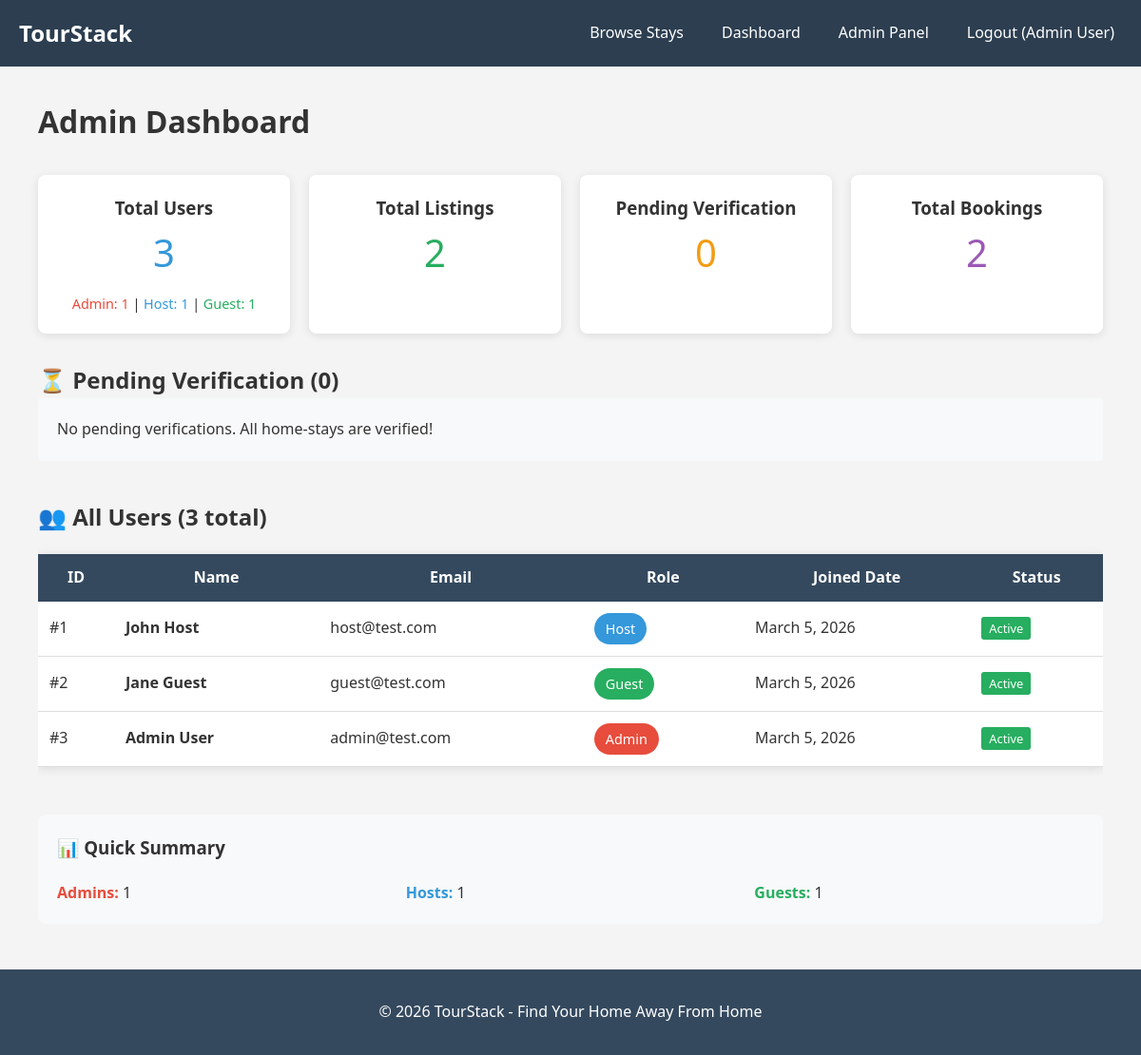
/index.php?page=admin-dashboard (signed in), run on an earlier commit of the app's database.
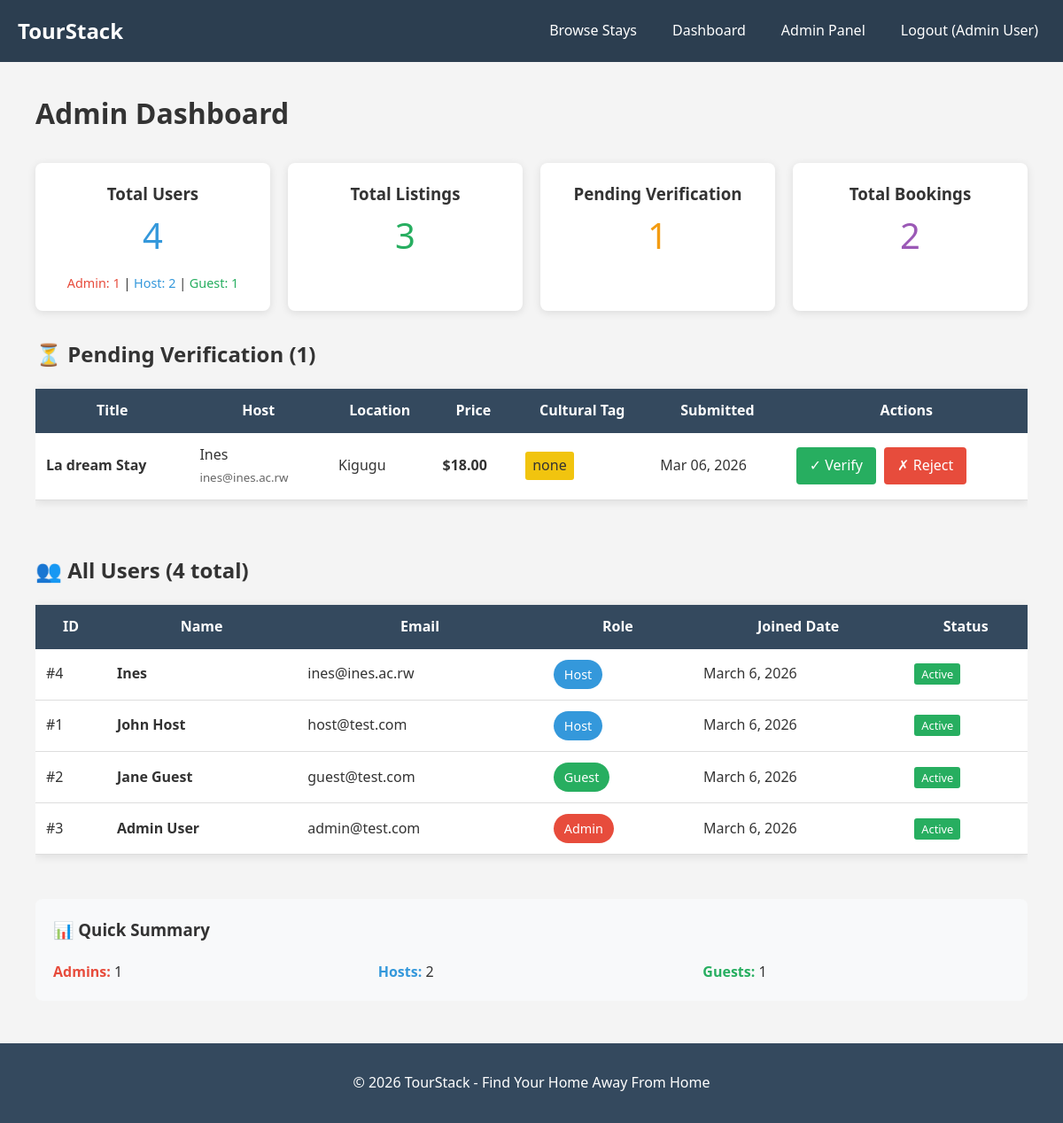
And on a later commit of the database.
### tables this page shows
CREATE TABLE `users` (
  `id` int(11) NOT NULL,
  `name` varchar(100) NOT NULL,
  `email` varchar(100) NOT NULL,
  `password` varchar(255) NOT NULL,
  `role` enum('host','guest','admin') DEFAULT 'guest',
  `created_at` timestamp NOT NULL DEFAULT current_timestamp()
);

CREATE TABLE `homestays` (
  `id` int(11) NOT NULL,
  `host_id` int(11) NOT NULL,
  `title` varchar(200) NOT NULL,
  `description` text DEFAULT NULL,
  `price` decimal(10,2) NOT NULL,
  `location` varchar(200) NOT NULL,
  `cultural_tag` enum('Imigongo','volcanic stone','traditional','none') DEFAULT 'none',
  `image` varchar(255) DEFAULT 'placeholder.jpg',
  `verified` tinyint(1) DEFAULT 0,
  `created_at` timestamp NOT NULL DEFAULT current_timestamp()
);

### admin-dashboard.php (the view, shortened to what the changed rows need)
<?php
require_once 'config.php';
$unverified_sql = "
    SELECT h.*, u.name as host_name, u.email as host_email
    FROM homestays h
    JOIN users u ON h.host_id = u.id
    WHERE h.verified = 0
    ORDER BY h.created_at DESC
";
$unverified = $conn->query($unverified_sql);
$users_sql = "SELECT id, name, email, role, created_at FROM users ORDER BY created_at DESC";
$users = $conn->query($users_sql);
$stats_sql = "
    SELECT
        (SELECT COUNT(*) FROM users) as total_users,
        (SELECT COUNT(*) FROM homestays) as total_listings,
        (SELECT COUNT(*) FROM homestays WHERE verified = 0) as pending_verification,
        (SELECT COUNT(*) FROM bookings) as total_bookings
";
$stats = $conn->query($stats_sql)->fetch_assoc();
$role_counts_sql = "
    SELECT
        SUM(CASE WHEN role = 'admin' THEN 1 ELSE 0 END) as admin_count,
        SUM(CASE WHEN role = 'host' THEN 1 ELSE 0 END) as host_count,
        SUM(CASE WHEN role = 'guest' THEN 1 ELSE 0 END) as guest_count
    FROM users
";
$role_counts = $conn->query($role_counts_sql)->fetch_assoc();
?>
<div class="container">
    <h1>Admin Dashboard</h1>
    <div class="stats-grid" style="display: grid; grid-template-columns: repeat(auto-fit, minmax(200px, 1fr)); gap: 20px; margin: 30px 0;">
        <div class="stat-card" style="background: white; padding: 20px; border-radius: 8px; box-shadow: 0 2px 10px rgba(0,0,0,0.1); text-align: center;">
            <h3>Total Users</h3>
            <p style="font-size: 2.5em; color: #3498db;"><?php echo $stats['total_users']; ?></p>
            <div style="font-size: 0.9em; margin-top: 10px;">
                <span style="color: #e74c3c;">Admin: <?php echo $role_counts['admin_count']; ?></span> |
                <span style="color: #3498db;">Host: <?php echo $role_counts['host_count']; ?></span> |
                <span style="color: #27ae60;">Guest: <?php echo $role_counts['guest_count']; ?></span>
            </div>
        </div>
        <div class="stat-card" style="background: white; padding: 20px; border-radius: 8px; box-shadow: 0 2px 10px rgba(0,0,0,0.1); text-align: center;">
            <h3>Total Listings</h3>
            <p style="font-size: 2.5em; color: #27ae60;"><?php echo $stats['total_listings']; ?></p>
        </div>
        <div class="stat-card" style="background: white; padding: 20px; border-radius: 8px; box-shadow: 0 2px 10px rgba(0,0,0,0.1); text-align: center;">
            <h3>Pending Verification</h3>
            <p style="font-size: 2.5em; color: #f39c12;"><?php echo $stats['pending_verification']; ?></p>
        </div>
        <div class="stat-card" style="background: white; padding: 20px; border-radius: 8px; box-shadow: 0 2px 10px rgba(0,0,0,0.1); text-align: center;">
            <h3>Total Bookings</h3>
            <p style="font-size: 2.5em; color: #9b59b6;"><?php echo $stats['total_bookings']; ?></p>
        </div>
    </div>
    <h2>⏳ Pending Verification (<?php echo $stats['pending_verification']; ?>)</h2>
    <?php if ($unverified && $unverified->num_rows > 0): ?>
        <div style="overflow-x: auto;">
            <table style="width: 100%; border-collapse: collapse; margin: 20px 0; background: white; box-shadow: 0 2px 10px rgba(0,0,0,0.1);">
                <thead style="background: #34495e; color: white;">
                    <tr>
                        <th style="padding: 12px;">Title</th>
                        <th style="padding: 12px;">Host</th>
                        <th style="padding: 12px;">Location</th>
                        <th style="padding: 12px;">Price</th>
                        <th style="padding: 12px;">Cultural Tag</th>
                        <th style="padding: 12px;">Submitted</th>
                        <th style="padding: 12px;">Actions</th>
                    </tr>
                </thead>
                <tbody>
                    <?php while($stay = $unverified->fetch_assoc()): ?>
                        <tr style="border-bottom: 1px solid #ddd;">
                            <td style="padding: 12px;"><strong><?php echo $stay['title']; ?></strong></td>
                            <td style="padding: 12px;">
                                <?php echo $stay['host_name']; ?><br>
                                <small style="color: #666;"><?php echo $stay['host_email']; ?></small>
                            </td>
                            <td style="padding: 12px;"><?php echo $stay['location']; ?></td>
                            <td style="padding: 12px;"><strong>$<?php echo $stay['price']; ?></strong></td>
                            <td style="padding: 12px;">
                                <span style="background: #f1c40f; padding: 3px 8px; border-radius: 3px; display: inline-block;">
                                    <?php echo $stay['cultural_tag']; ?>
                                </span>
                            </td>
                            <td style="padding: 12px;"><?php echo date('M d, Y', strtotime($stay['created_at'])); ?></td>
                            <td style="padding: 12px;">
                                <a href="verify-homestay.php?id=<?php echo $stay['id']; ?>&action=verify"
                                   style="background: #27ae60; color: white; padding: 8px 15px; text-decoration: none; border-radius: 4px; display: inline-block; margin-right: 5px;"
                                   onclick="return confirm('Verify this home-stay? It will be visible to guests.')">✓ Verify</a>
                                <a href="verify-homestay.php?id=<?php echo $stay['id']; ?>&action=reject"
                                   style="background: #e74c3c; color: white; padding: 8px 15px; text-decoration: none; border-radius: 4px; display: inline-block;"
                                   onclick="return confirm('Reject this home-stay? It will be deleted.')">✗ Reject</a>
                            </td>
                        </tr>
                    <?php endwhile; ?>
                </tbody>
            </table>
        </div>
    <?php else: ?>
        <p style="background: #f8f9fa; padding: 20px; border-radius: 4px;">No pending verifications. All home-stays are verified!</p>
    <?php endif; ?>
    <h2 style="margin-top: 40px;">👥 All Users (<?php echo $stats['total_users']; ?> total)</h2>
    <div style="overflow-x: auto;">
        <table style="width: 100%; border-collapse: collapse; margin: 20px 0; background: white; box-shadow: 0 2px 10px rgba(0,0,0,0.1);">
            <thead style="background: #34495e; color: white;">
                <tr>
                    <th style="padding: 12px;">ID</th>
                    <th style="padding: 12px;">Name</th>
                    <th style="padding: 12px;">Email</th>
                    <th style="padding: 12px;">Role</th>
                    <th style="padding: 12px;">Joined Date</th>
                    <th style="padding: 12px;">Status</th>
                </tr>
            </thead>
            <tbody>
                <?php if ($users && $users->num_rows > 0): ?>
                    <?php while($user = $users->fetch_assoc()): ?>
                        <tr style="border-bottom: 1px solid #ddd;">
                            <td style="padding: 12px;">#<?php echo $user['id']; ?></td>
                            <td style="padding: 12px;">
                                <strong><?php echo $user['name']; ?></strong>
                            </td>
                            <td style="padding: 12px;"><?php echo $user['email']; ?></td>
                            <td style="padding: 12px;">
                                <span style="
                                    background: <?php
                                        echo $user['role'] == 'admin' ? '#e74c3c' :
                                            ($user['role'] == 'host' ? '#3498db' : '#27ae60');
                                    ?>;
                                    color: white;
                                    padding: 5px 12px;
                                    border-radius: 20px;
                                    display: inline-block;
                                    font-size: 0.9em;
                                ">
                                    <?php echo ucfirst($user['role']); ?>
                                </span>
                            </td>
                            <td style="padding: 12px;"><?php echo date('F j, Y', strtotime($user['created_at'])); ?></td>
                            <td style="padding: 12px;">
                                <span style="
                                    background: #27ae60;
                                    color: white;
                                    padding: 3px 8px;
                                    border-radius: 3px;
                                    font-size: 0.8em;
                                ">Active</span>
                            </td>
                        </tr>
                    <?php endwhile; ?>
                <?php else: ?>
                    <tr>
                        <td colspan="6" style="padding: 20px; text-align: center;">No users found</td>
                    </tr>
                <?php endif; ?>
            </tbody>
        </table>
    </div>
    <div style="background: #f8f9fa; padding: 20px; border-radius: 8px; margin: 30px 0;">
        <h3>📊 Quick Summary</h3>
        <div style="display: grid; grid-template-columns: repeat(3, 1fr); gap: 20px; margin-top: 20px;">
            <div>
                <strong style="color: #e74c3c;">Admins:</strong> <?php echo $role_counts['admin_count']; ?>
            </div>
            <div>
                <strong style="color: #3498db;">Hosts:</strong> <?php echo $role_counts['host_count']; ?>
            </div>
            <div>
                <strong style="color: #27ae60;">Guests:</strong> <?php echo $role_counts['guest_count']; ?>
            </div>
        </div>
    </div>
</div>

What changed in the data, as far as the page shows it:
added homestays: title "La dream Stay", host.name "Ines", host.email "ines@ines.ac.rw", location "Kigugu", price "18.00", cultural_tag "none", created_at "Mar 06, 2026"
added users: id "4", name "Ines", email "ines@ines.ac.rw", role "Host", created_at "March 6, 2026"
changed users "John Host": created_at "March 5, 2026" → "March 6, 2026"
changed users "Jane Guest": created_at "March 5, 2026" → "March 6, 2026"
changed users "Admin User": created_at "March 5, 2026" → "March 6, 2026"
Also different on the page:
$stats['total_users']: "3" → "4"
$role_counts['host_count']: "1" → "2"
$stats['total_listings']: "2" → "3"
$stats['pending_verification']: "0" → "1"
text no longer shown: "No pending verifications. All home-stays are verified!"
text now shown: "Title Host Location Price Cultural Tag Submitted Actions"
